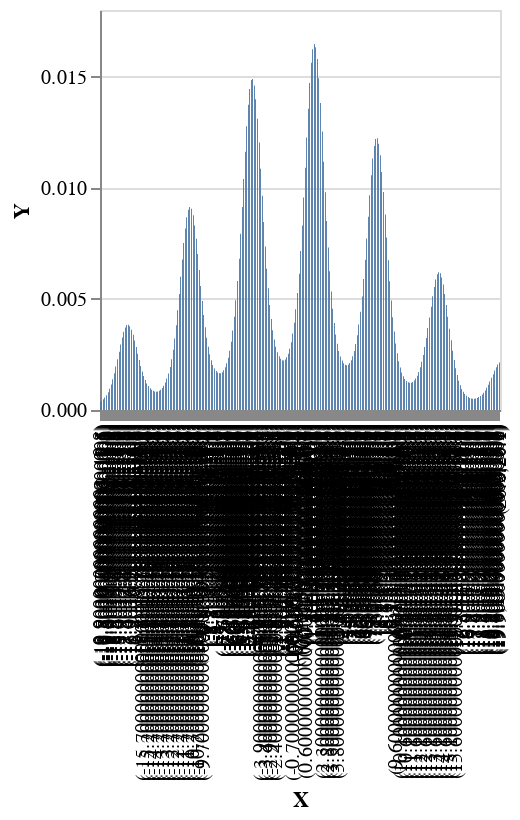

Write notebook code for a chart like this one.
### Markdown cell above
Or this unusual distribution with $p(x) \propto N(x;0,4)*e^{sin(x)}$:

### Code cell
model4 :: MonadInfer m => m Double
model4 = do

    x <- normal 0 10
    factor $ Exp (sin x )
    return x

plotVega $ histogram 400 0.1 (model4)

### Figure 1 — Vega-Lite specification as saved in the notebook (floating-point values rounded to 4 significant figures; data arrays with more than 128 entries replaced by an {"elided": "..."} marker saying what was removed)
{"$schema": "https://vega.github.io/schema/vega-lite/v4.json", "data": {"values": {"elided": "400 records"}}, "encoding": {"x": {"field": "X", "sort": {"elided": "400 str values"}, "type": "nominal"}, "y": {"field": "Y", "type": "quantitative"}}, "height": 200, "mark": "bar", "width": 200}
